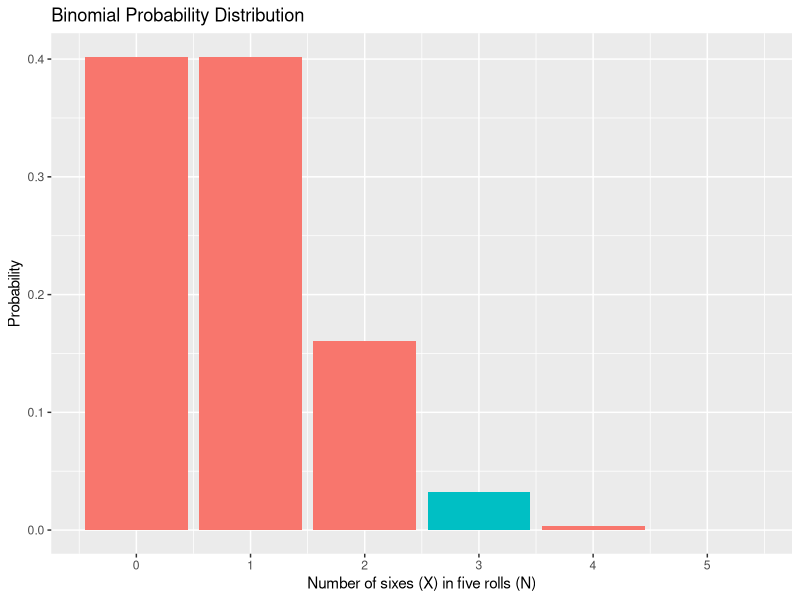
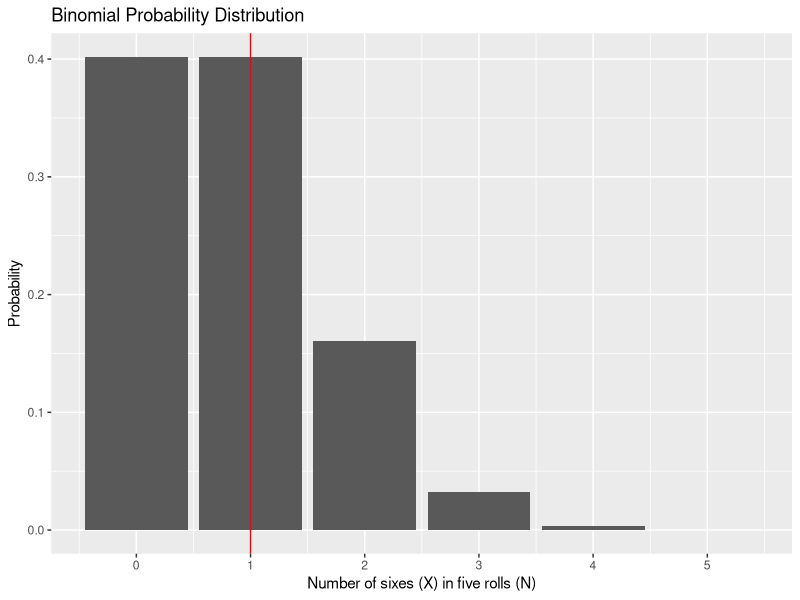
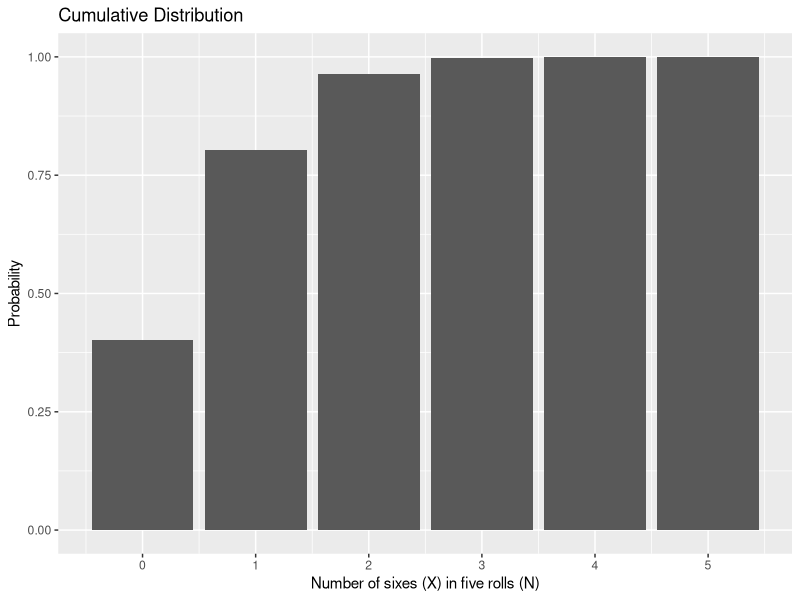
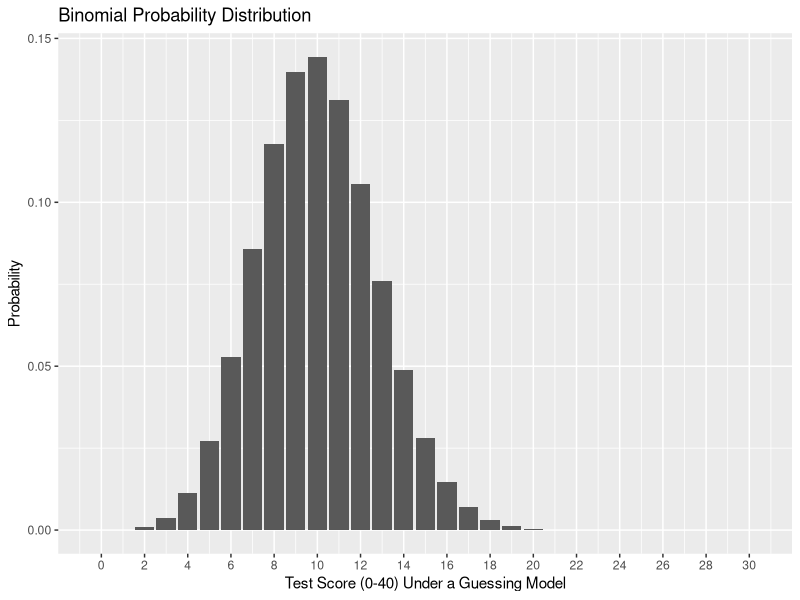
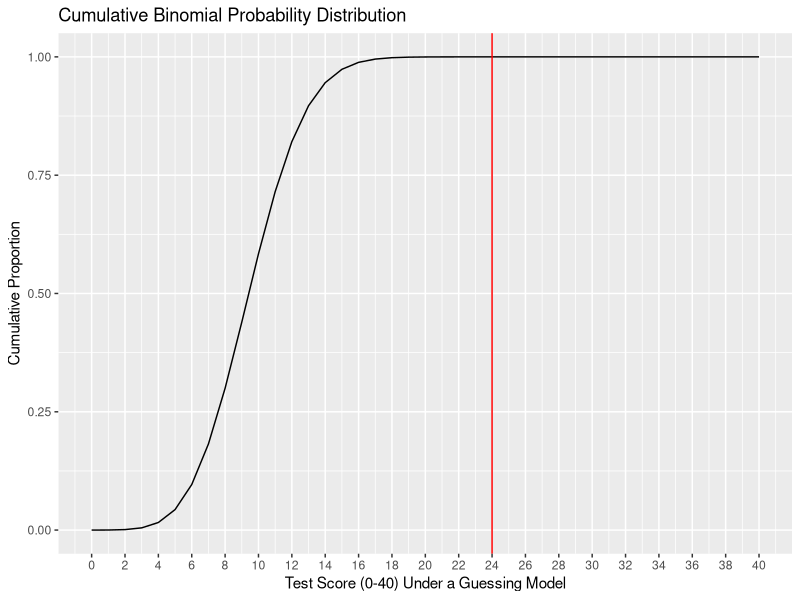

Generate these figures, in order, with R:
## ---- chunk 1
library(tidyverse)
library(gganimate)
## ---- chunk 2
data.frame(num = 0:5, p = dbinom(x = 0:5, size = 5, prob = 1/6), three = as.factor(c(0,0,0,1,0,0))) %>% ggplot(aes(x=num, y=p, fill = three)) + geom_bar(stat="identity") + scale_x_continuous("Number of sixes (X) in five rolls (N)", breaks=c(0:5)) +scale_y_continuous("Probability")+ guides(fill = F) + ggtitle("Binomial Probability Distribution")
## ---- chunk 3

## ---- chunk 4
data.frame(num = 0:5, p = dbinom(x = 0:5, size = 5, prob = 1/6)) %>% ggplot(aes(x=num, y=p)) + geom_bar(stat="identity") + geom_vline(aes(xintercept = qbinom(p = .75, size = 5, prob = 1/6)), color = "red") +scale_x_continuous("Number of sixes (X) in five rolls (N)", breaks=c(0:5)) +scale_y_continuous("Probability")+ggtitle("Binomial Probability Distribution")
## ---- chunk 5

## ---- chunk 6
data.frame(num = 0:5, p = pbinom(q = 0:5, size = 5, prob = 1/6)) %>% ggplot(aes(x=num, y=p)) + geom_bar(stat="identity") + scale_x_continuous("Number of sixes (X) in five rolls (N)", breaks=c(0:5)) +scale_y_continuous("Probability")+ggtitle("Cumulative Distribution")
## ---- chunk 7
# what is probability of rolling 2 or fewer 6's out of 5?
pbinom(q = 2, size = 5, prob = 1/6)
## ---- chunk 8
limit = 30
data.frame(num = 0:limit, p = dbinom(x = 0:limit, size = 40, prob = .25)) %>% ggplot(aes(x=num, y=p)) + geom_bar(stat="identity") + scale_x_continuous("Test Score (0-40) Under a Guessing Model", breaks=seq(0,limit,2)) +scale_y_continuous("Probability")+ggtitle("Binomial Probability Distribution")
## ---- chunk 9
#Note the use of the Law of Total Probability here

1-pbinom(q = 23, size = 40, prob = .25)
## ---- chunk 10
limit = 40
data.frame(num = 0:limit, p = pbinom(q = 0:limit, size = 40, prob = .25)) %>% ggplot(aes(x=num, y=p)) + geom_line() + geom_vline(aes(xintercept = 24), color = "red") + scale_x_continuous("Test Score (0-40) Under a Guessing Model", breaks=seq(0,limit,2)) +scale_y_continuous("Cumulative Proportion")+ggtitle("Cumulative Binomial Probability Distribution")
## ---- chunk 11
plot = data.frame(N = 5:50, theta = 1/6) %>%
  mutate(X = map(N, ~0:.x),
         density = map2(N, theta, ~dbinom(0:.x, size = .x, prob = .y))) %>%
  unnest(c(X, density)) 

plot %>%
  ggplot(aes(x=X, y=density, frame=N)) + 
  geom_bar(stat="identity") + 
  labs(x = "Number of sixes (X) in N rolls",
       y = "Probability",
       title = "N = {closest_state}") +
  transition_states(N,
                    transition_length = 10,
                    state_length = 2)
